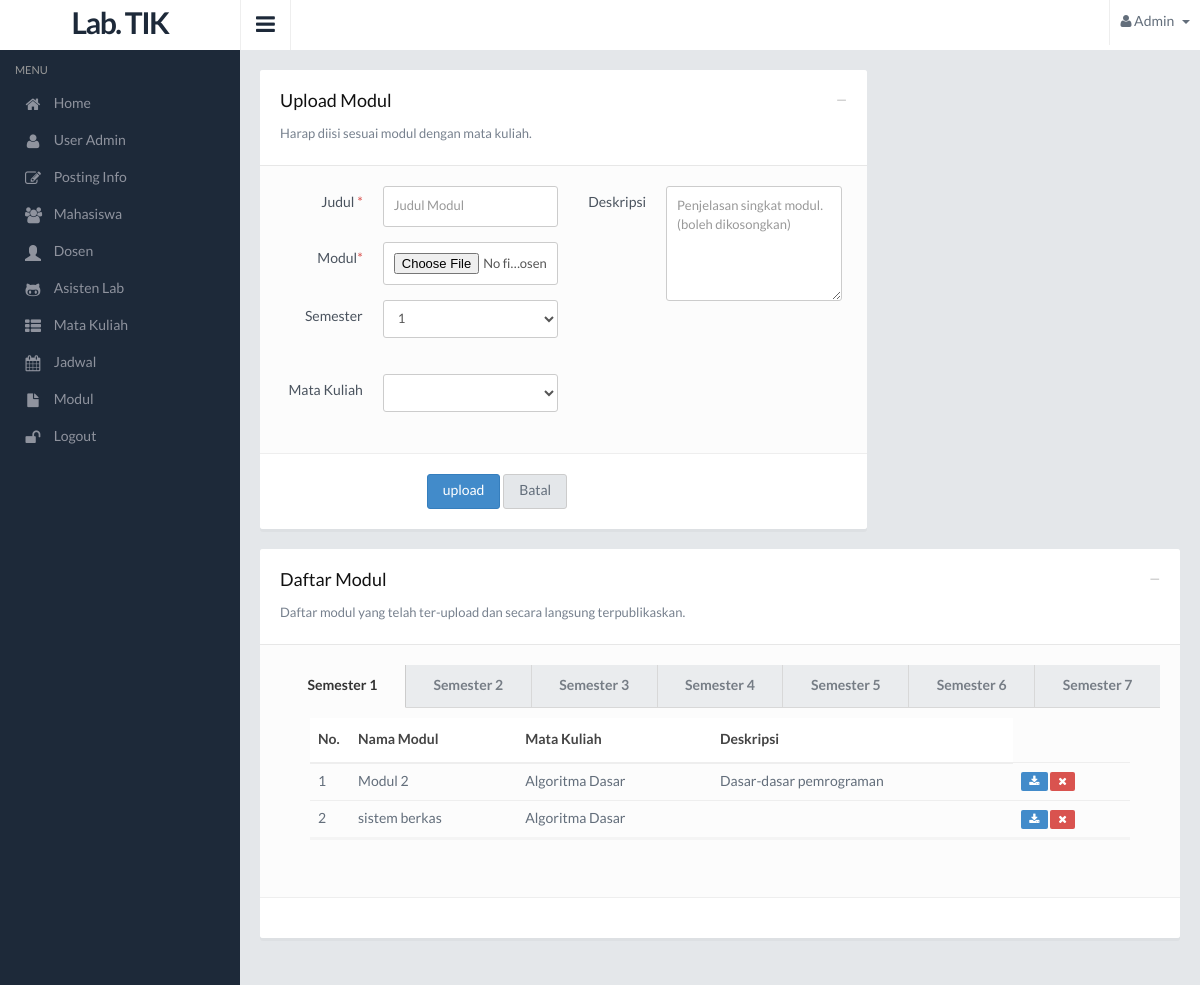
Page /admin/modul.php (signed in) on the committed database.
### tables this page shows
CREATE TABLE IF NOT EXISTS `tb_modul` (
  `id_modul` int(10) NOT NULL AUTO_INCREMENT,
  `judul_modul` varchar(100) NOT NULL,
  `file_modul` varchar(200) NOT NULL,
  `matkul_modul` varchar(150) NOT NULL,
  `deskripsi_modul` text NOT NULL,
  `semester_modul` int(2) NOT NULL,
  PRIMARY KEY (`id_modul`)
);

### admin/modul.php (the view, shortened to what this page needs)
  <!DOCTYPE html>
<html lang="en">
<head>
  <link href="../lib/css/style.default.css" rel="stylesheet">
  <link href="../lib/css/fullcalendar.css" rel="stylesheet">
</head>
<body>
<section>
  <div class="leftpanel">
    <div class="logopanel">
       <center> <h1>Lab. TIK</h1> </center>
    </div>
    <div class="leftpanelinner">
      <?php
        include 'menu.php';
      ?>
    </div>
  </div>
  <div class="mainpanel">
    <div class="headerbar">
      <a class="menutoggle"><i class="fa fa-bars"></i></a>
      <div class="header-right">
        <ul class="headermenu">
          <li>
            <div class="btn-group">
              <button type="button" class="btn btn-default dropdown-toggle" data-toggle="dropdown">
                <i class="fa fa-user"></i>
                Admin
                <span class="caret"></span>
              </button>
            </div>
          </li>
        </ul>
      </div>
    </div>
    <div class="contentpanel">
      <div class="row">
        <div class="col-md-8">
          <form id="basicForm" action="modul-proses.php?act=tambah" class="form-horizontal" method="post" enctype="multipart/form-data">
          <div class="panel panel-default">
              <div class="panel-heading">
                <div class="panel-btns">
                  <a href="#" class="minimize">&minus;</a>
                </div>
                <h4 class="panel-title">Upload Modul</h4>
                <p>Harap diisi sesuai modul dengan mata kuliah.</p>
              </div>
              <div class="panel-body">
                <div class="col-md-6">
                <div class="form-group">
                  <label class="col-sm-4 control-label">Judul <span class="asterisk">*</span></label>
                  <div class="col-sm-8">
                    <input type="text" name="judul" class="form-control" placeholder="Judul Modul" required />
                  </div>
                </div>
                <div class="form-group">
                  <label class="col-sm-4 control-label">Modul<span class="asterisk">*</span></label>
                  <div class="col-sm-8">
                    <input type="file" name="modul[]" class="form-control"  required />
                  </div>
                </div>
                <div class="form-group">
                  <label class="col-sm-4 control-label">Semester</label>
                  <div class="col-sm-8">
                    <select id="semester" class="form-control" name="semester" required>
                      <?php for ($i=1; $i < 8; $i++) { ?>
                      <option value="<?=$i;?>"><?=$i;?></option>
                      <?php } ?>
                    </select>
                  </div>
                </div>
                <div class="form-group">
                  <label class="col-sm-4 control-label">Mata Kuliah</label>
                  <div class="col-sm-8">
                    <select class="form-control" name="matkul" required>
                      <option value=""></option>
                      <?php  $c = mysql_query("SELECT * FROM tb_matkul ");
                             while ($d = mysql_fetch_assoc($c)) {  ?>
                        <option value="<?=$d['nama_matkul']?>" ><?=$d['nama_matkul']?></option>
                     <?php } ?>
                        </select>
                  </div>
                </div>
                </div>
                <div class="col-md-6">
                <div class="form-group">
                  <label class="col-sm-4 control-label">Deskripsi</label>
                  <div class="col-sm-8">
                    <textarea rows="5" name="deskripsi" class="form-control" placeholder="Penjelasan singkat modul. (boleh dikosongkan)"></textarea>
                  </div>
                </div>
              </div>
            </div>
              <div class="panel-footer">
                <div class="row">
                  <div class="col-sm-9 col-sm-offset-3">
                    <button class="btn btn-primary">upload</button>
                    <button type="reset" class="btn btn-default">Batal</button>
                  </div>
                </div>
              </div>
          </div>
          </form>
        </div>
        <div class="col-md-4">
        </div>
      </div>
      <div class="row">
        <div class="col-md-12">
        <form id="basicForm" action="#" class="form-horizontal">
          <div class="panel panel-default">
              <div class="panel-heading">
                <div class="panel-btns">
                  <a href="#" class="minimize">&minus;</a>
                </div>
                <h4 class="panel-title">Daftar Modul</h4>
                <p>Daftar modul yang telah ter-upload dan secara langsung terpublikaskan.</p>
              </div>
              <div class="panel-body    ">
              <div id="basicWizard" class="basic-wizard">
                <ul class="nav nav-pills nav-justified">
                  <li><a href="#tab1" data-toggle="tab"><span>Semester 1</span></a></li>
                  <li><a href="#tab2" data-toggle="tab"><span>Semester 2</span></a></li>
                  <li><a href="#tab3" data-toggle="tab"><span>Semester 3</span></a></li>
                  <li><a href="#tab4" data-toggle="tab"><span>Semester 4</span></a></li>
                  <li><a href="#tab5" data-toggle="tab"><span>Semester 5</span></a></li>
                  <li><a href="#tab6" data-toggle="tab"><span>Semester 6</span></a></li>
                  <li><a href="#tab7" data-toggle="tab"><span>Semester 7</span></a></li>
                </ul>
                <div class="tab-content" style="padding:10px 30px 10px 30px">
                  <?php for ($i=1; $i < 8; $i++) { ?>
                  <div class="tab-pane" id="tab<?=$i;?>">
                      <center>
                      <div class="table-responsive">
                        <table class="table mb30" width="500px">
                          <thead>
                            <tr>
                              <th width="40">No.</th>
                              <th>Nama Modul</th>
                              <th>Mata Kuliah</th>
                              <th>Deskripsi</th>
                            </tr>
                          </thead>
                          <tbody>
                            <?php
                              $q = mysql_query("SELECT * FROM tb_modul WHERE semester_modul='$i'");
                              $no=1;
                              while ($r = mysql_fetch_assoc($q)) {
                            ?>
                            <tr>
                              <td><?=$no ?></td>
                              <td><?=$r['judul_modul']?></td>
                              <td><?=$r['matkul_modul']?></td>
                              <td><?=$r['deskripsi_modul']?></td>
                              <td>
                                  <a href="../modul/<?=$r['file_modul']?>"><span class="label label-primary"><li class="fa fa-download"></li></span></a>
                                  <a href="modul-proses.php?id=<?=$r['id_modul']?>&act=hapus"><span class="label label-danger"><li class="fa fa-times"></li></span></a>
                              </td>
                            </tr>
                            <?php
                              $no++;
                            }
                            ?>
                          </tbody>
                        </table>
                      </div>
                    </center>
                  </div>
                  <?php } ?>
                </div>
              </div>
            </div>
              <div class="panel-footer">
              </div>
            </div>
          </form>
        </div>
      </div>
    </div>
  </div>
</section>
</body>
</html>

### rows in the picture
tb_modul: judul_modul "Modul 2", matkul_modul "Algoritma Dasar", deskripsi_modul "Dasar-dasar pemrograman"
tb_modul: judul_modul "sistem berkas", matkul_modul "Algoritma Dasar"

### other values in the picture
form field semester "1"
